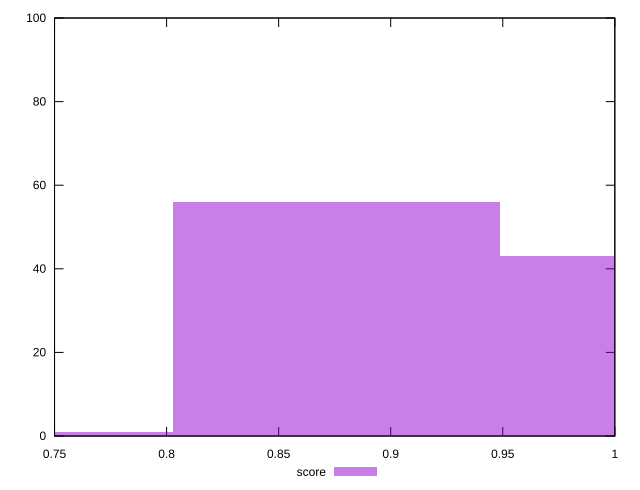

The script that saved this image:
reset

$score <<EOF
0.875947101127929 56
1.0219382846492504 43
0.7299559176066074 1
EOF

set key outside below
set boxwidth 0.14599118352132148
set xrange [0.75:1]
set yrange [0:100]
set trange [0:100]
set style fill transparent solid 0.5 noborder
set terminal svg size 640, 490 enhanced background rgb 'white'
set output "report_00015_2021-02-09T16-11-33.973Z/unminified-javascript/samples/pages+cached+noadtech/score/histogram.svg"

plot $score title "score" with boxes

reset
